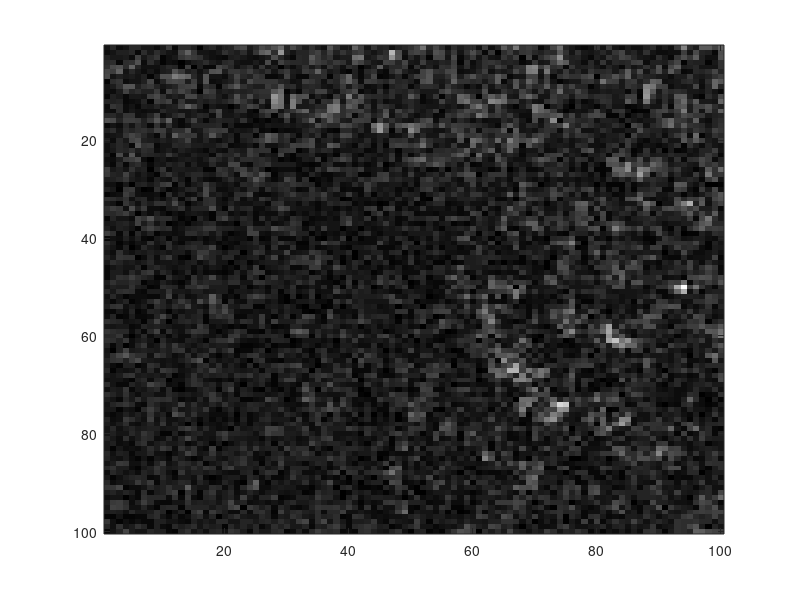

Source code (MATLAB): (Note: this script raises an error after producing the figure.)
clearvars
clc
close all

load('HV.mat')
a=0.75;

%38-7+38-7+38
%30-7+30-7+30
winSize=30;
overlap=7;
N=100;

imHH=reshape(HHHV(1,:,:),100,100);
imHV=reshape(HHHV(2,:,:),100,100);

figure
imagesc(abs(imHV)),colormap('Gray')

HH=fft(imHH);
HV=fft(imHV);

w=coefHamming(N,a);

nHH=zeros(size(HH));
nHV=zeros(size(HV));
invW=1./w;
for i=1:100
    nHH(:,i)=invW.*fftshift(HH(:,i));
    nHV(:,i)=invW.*fftshift(HV(:,i));
end

energyProfile=abs(diff(sum(abs(nHH),2)));
valMaxEnergyProfile=max(energyProfile);
[~,locs]=findpeaks(energyProfile,'MinPeakHeight',valMaxEnergyProfile*0.8);
zeroPadding=zeros(locs(1),100);
usefulSpectrumIndex=[locs(1),locs(2)];
usefulSpectrumSize=locs(2)-locs(1)+1;

usefulHH=nHH(usefulSpectrumIndex(1):usefulSpectrumIndex(2),:);
usefulHV=nHV(usefulSpectrumIndex(1):usefulSpectrumIndex(2),:);

newWin=coefHamming(winSize,a);
noWin=ones(winSize,1);

usefulWinHH=usefulHH(1:winSize,:);
for i=1:N
    usefulWinHH(:,i)=newWin.*usefulWinHH(:,i);
end
s1HH=[usefulWinHH;zeros(usefulSpectrumSize-winSize,N)];

usefulWinHH=usefulHH(winSize-overlap+1:winSize-overlap+winSize,:);
for i=1:N
    usefulWinHH(:,i)=newWin.*usefulWinHH(:,i);
end
s2HH=[zeros(winSize-overlap,N);usefulWinHH;zeros(usefulSpectrumSize-2*winSize+overlap,N)];

usefulWinHH=usefulHH(2*(winSize-overlap)+1:2*(winSize-overlap)+winSize,:);
for i=1:N
    usefulWinHH(:,i)=newWin.*usefulWinHH(:,i);
end
s3HH=[zeros(2*(winSize-overlap),N);usefulWinHH];


usefulWinHV=usefulHV(1:winSize,:);
for i=1:N
    usefulWinHV(:,i)=newWin.*usefulWinHV(:,i);
end
s1HV=[usefulWinHV;zeros(usefulSpectrumSize-winSize,N)];

usefulWinHV=usefulHV(winSize-overlap+1:winSize-overlap+winSize,:);
for i=1:N
    usefulWinHV(:,i)=newWin.*usefulWinHV(:,i);
end
s2HV=[zeros(winSize-overlap,N);usefulWinHV;zeros(usefulSpectrumSize-2*winSize+overlap,N)];

usefulWinHV=usefulHV(2*(winSize-overlap)+1:2*(winSize-overlap)+winSize,:);
for i=1:N
    usefulWinHV(:,i)=newWin.*usefulWinHV(:,i);
end
s3HV=[zeros(2*(winSize-overlap),N);usefulWinHV];


% s1HH=[usefulHH(1:winSize,:);zeros(usefulSpectrumSize-winSize,N)];
% s2HH=[zeros(winSize-overlap,N);usefulHH(winSize-overlap+1:winSize-overlap+winSize,:);zeros(usefulSpectrumSize-2*winSize+overlap,N)];
% s3HH=[zeros(2*(winSize-overlap),N);usefulHH(2*(winSize-overlap)+1:2*(winSize-overlap)+winSize,:)];
% 
% s1HV=[usefulHV(1:winSize,:);zeros(usefulSpectrumSize-winSize,N)];
% s2HV=[zeros(winSize-overlap,N);usefulHV(winSize-overlap+1:winSize-overlap+winSize,:);zeros(usefulSpectrumSize-2*winSize+overlap,N)];
% s3HV=[zeros(2*(winSize-overlap),N);usefulHV(2*(winSize-overlap)+1:2*(winSize-overlap)+winSize,:)];

s1HH=[zeroPadding;s1HH;zeroPadding];
s2HH=[zeroPadding;s2HH;zeroPadding];
s3HH=[zeroPadding;s3HH;zeroPadding];

s1HV=[zeroPadding;s1HV;zeroPadding];
s2HV=[zeroPadding;s2HV;zeroPadding];
s3HV=[zeroPadding;s3HV;zeroPadding];

% tmp=[newWin;zeros(N-winSize,1)];
% for i=1:100
%     s1HH=tmp.*s1HH;
% end
% 
% tmp=[zeros(winSize-overlap,1);newWin;zeros(winSize-overlap,1)];
% for i=1:100
%     s2HH=tmp.*s2HH;
% end
% 
% tmp=[zeros(winSize-overlap,1);newWin;zeros(winSize-overlap,1)];
% for i=1:100
%     s3HH=tmp.*s3HH;
% end

imnHH=ifft(nHH);
imnHV=ifft(nHV);

ims1HH=ifft(ifftshift(s1HH,1));
ims2HH=ifft(ifftshift(s2HH,1));
ims3HH=ifft(ifftshift(s3HH,1));

ims1HV=ifft(ifftshift(s1HV,1));
ims2HV=ifft(ifftshift(s2HV,1));
ims3HV=ifft(ifftshift(s3HV,1));


% figure
% imagesc(fftshift(abs(HH))),colormap('Gray')
% 
% figure
% subplot(1,3,1),imagesc(abs(ifftshift(s1HH,1))),colormap('Gray')
% subplot(1,3,2),imagesc(abs(ifftshift(s2HH,1))),colormap('Gray')
% subplot(1,3,3),imagesc(abs(ifftshift(s3HH,1))),colormap('Gray')

figure
subplot(2,2,1),imagesc(abs(ims1HH)),colormap('Gray'), title('S1')
subplot(2,2,2),imagesc(abs(ims2HH)),colormap('Gray'), title('S2')
subplot(2,2,3),imagesc(abs(ims3HH)),colormap('Gray'), title('S3')
subplot(2,2,4),imagesc(abs(imHH)),colormap('Gray'), title('Original')

figure
subplot(2,2,1),imagesc(abs(ims1HV)),colormap('Gray'), title('S1')
subplot(2,2,2),imagesc(abs(ims2HV)),colormap('Gray'), title('S2')
subplot(2,2,3),imagesc(abs(ims3HV)),colormap('Gray'), title('S3')
subplot(2,2,4),imagesc(abs(imHV)),colormap('Gray'), title('Original')
